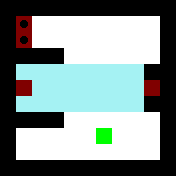

Tiled map render using the project's own tile images. Description and the whole map definition, tile-layer contents included, below:
An orthogonal 11x11 tile map with 16x16 px tiles, 2 tile layers (Layer1, Layer2).

<map version="1.0" orientation="orthogonal" renderorder="right-down" width="11" height="11" tilewidth="16" tileheight="16" nextobjectid="1">
 <tileset firstgid="1" source="../Tiles.tsx" />
 <layer name="Layer1" width="11" height="11">
  <data encoding="csv">
1,1,1,1,1,1,1,1,1,1,1,
1,5,5,5,5,5,5,5,5,5,1,
1,5,5,5,5,5,5,5,5,5,1,
1,1,1,1,5,5,5,5,5,5,1,
1,13,13,13,13,13,13,13,13,1,1,
1,13,13,13,13,13,13,13,13,13,1,
1,13,13,13,13,13,13,13,13,1,1,
1,1,1,1,5,5,5,5,5,5,1,
1,5,5,5,5,5,5,5,5,5,1,
1,5,5,5,5,5,5,5,5,5,1,
1,1,1,1,1,1,1,1,1,1,1
</data>
 </layer>
 <layer name="Layer2" width="11" height="11">
  <data encoding="csv">
0,0,0,0,0,0,0,0,0,0,0,
0,7,0,0,0,0,0,0,0,0,0,
0,7,0,0,0,0,0,0,0,0,0,
0,0,0,0,0,0,0,0,0,0,0,
0,0,0,0,0,0,0,0,0,0,0,
0,3,0,0,0,0,0,0,0,3,0,
0,0,0,0,0,0,0,0,0,0,0,
0,0,0,0,0,0,0,0,0,0,0,
0,0,0,0,0,0,4,0,0,0,0,
0,0,0,0,0,0,0,0,0,0,0,
0,0,0,0,0,0,0,0,0,0,0
</data>
 </layer>
</map>
